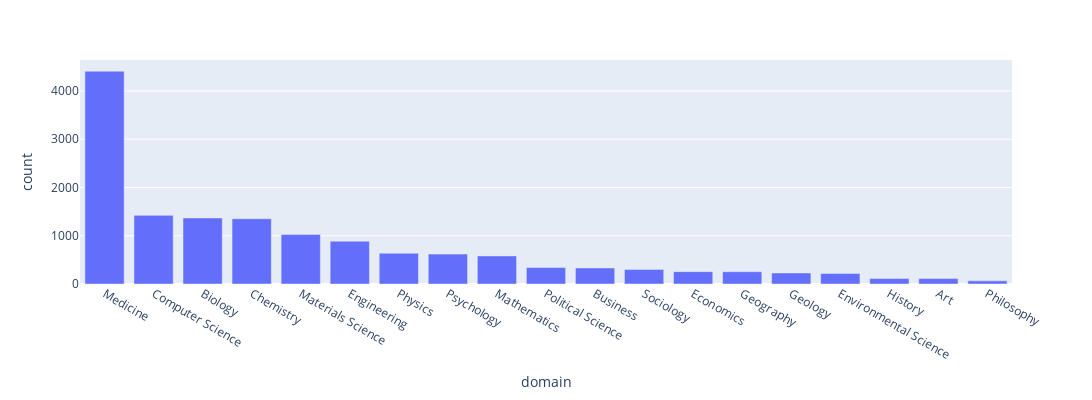

This figure's notebook cell:
### Code cell
import pandas as pd
from collections import Counter
import plotly.express as px

df = pd.DataFrame(Counter(y).most_common(), columns=["domain", "count"])
px.bar(df, "domain", "count", width=1200, height=400).show()

### Figure 1 — Plotly figure (JSON) as saved in the notebook; plotly's stock layout.template omitted (floating-point values rounded to 4 significant figures)
{"data": [{"alignmentgroup": "True", "hovertemplate": "domain=%{x}<br>count=%{y}<extra></extra>", "legendgroup": "", "marker": {"color": "#636efa", "pattern": {"shape": ""}}, "name": "", "offsetgroup": "", "orientation": "v", "showlegend": false, "textposition": "auto", "type": "bar", "x": ["Medicine", "Computer Science", "Biology", "Chemistry", "Materials Science", "Engineering", "Physics", "Psychology", "Mathematics", "Political Science", "Business", "Sociology", "Economics", "Geography", "Geology", "Environmental Science", "History", "Art", "Philosophy"], "xaxis": "x", "y": [4409, 1422, 1369, 1352, 1026, 887, 638, 619, 582, 340, 333, 303, 256, 254, 229, 217, 113, 112, 65], "yaxis": "y"}], "layout": {"barmode": "relative", "height": 400, "legend": {"tracegroupgap": 0}, "margin": {"t": 60}, "width": 1200, "xaxis": {"anchor": "y", "domain": [0, 1], "title": {"text": "domain"}}, "yaxis": {"anchor": "x", "domain": [0, 1], "title": {"text": "count"}}}}
